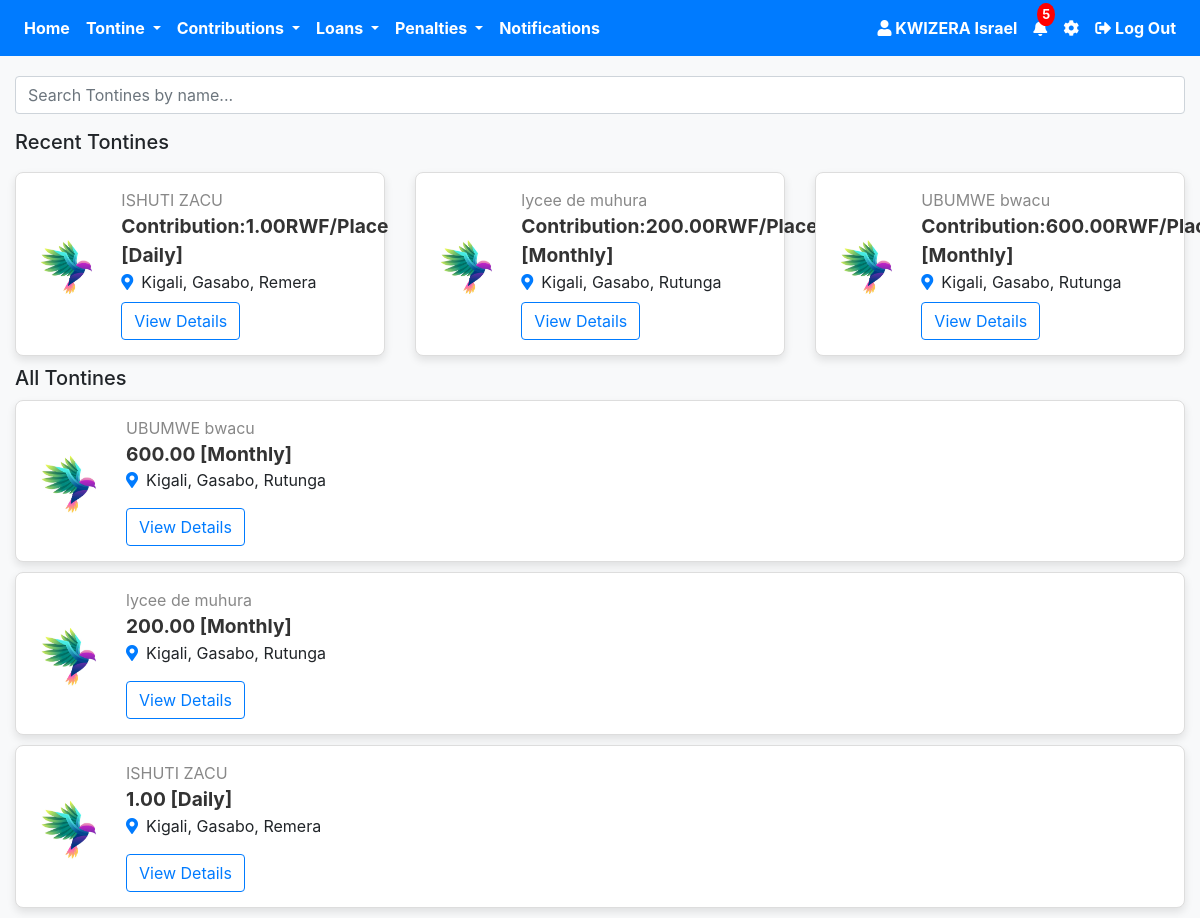
Page /user_profile.php (signed in) on the earlier database version.
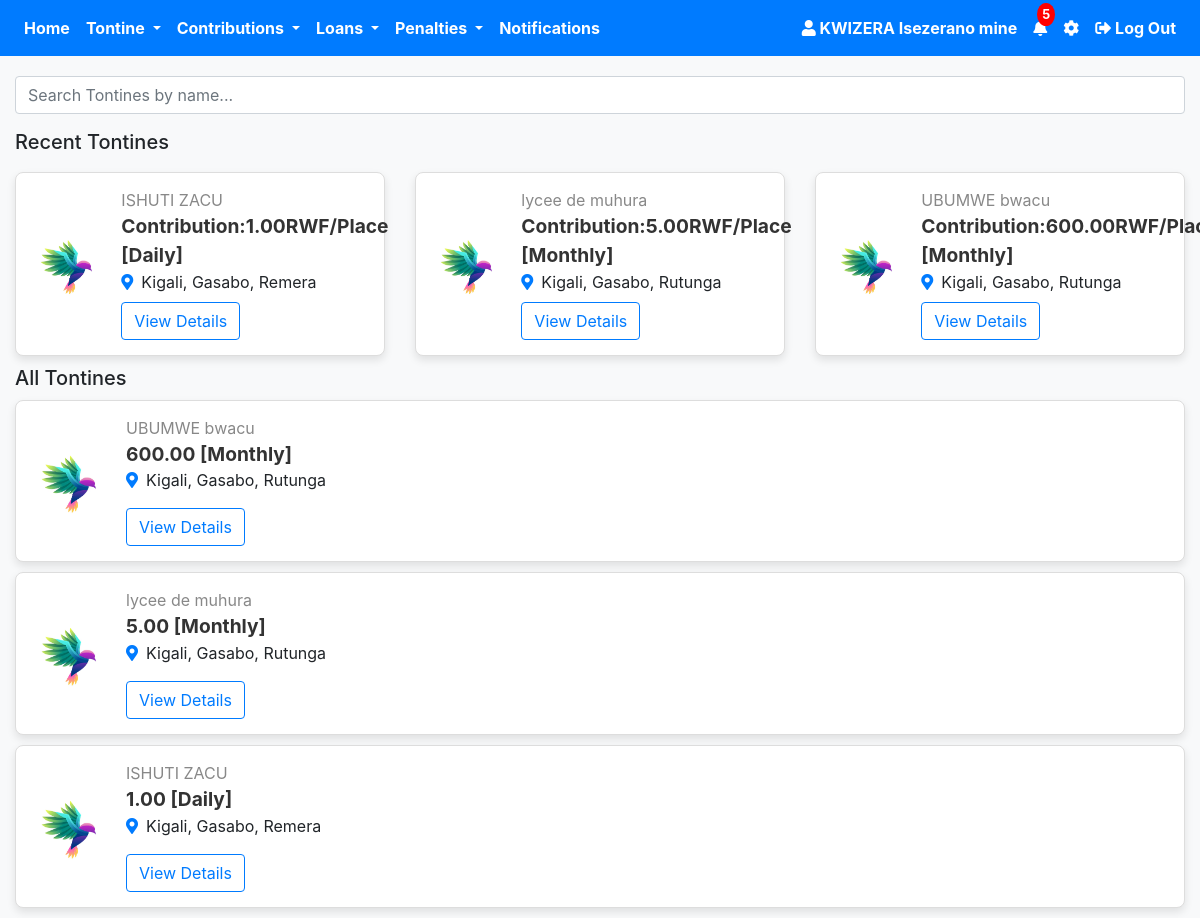
Same page on the later database version.
### tables this page shows
CREATE TABLE `users` (
  `id` int(11) NOT NULL,
  `firstname` varchar(50) NOT NULL,
  `lastname` varchar(50) NOT NULL,
  `phone_number` varchar(15) NOT NULL,
  `idno` varchar(50) NOT NULL,
  `idnotype` varchar(50) NOT NULL,
  `idno_picture` varchar(255) NOT NULL,
  `behalf_name` varchar(30) NOT NULL,
  `behalf_phone_number` varchar(30) NOT NULL,
  `password` varchar(255) NOT NULL,
  `image` varchar(255) NOT NULL,
  `otp` int(11) DEFAULT 0,
  `verified` tinyint(4) NOT NULL DEFAULT 0,
  `otp_used` tinyint(1) NOT NULL DEFAULT 0,
  `otp_login` int(11) NOT NULL DEFAULT 0,
  `otp_forgot` int(11) NOT NULL,
  `otp_behalf` int(11) NOT NULL,
  `otp_behalf_used` tinyint(1) NOT NULL,
  `terms` tinyint(1) DEFAULT 0,
  `created_at` timestamp NOT NULL DEFAULT current_timestamp(),
  `updated_at` timestamp NOT NULL DEFAULT current_timestamp() ON UPDATE current_timestamp()
);

CREATE TABLE `tontine` (
  `id` int(11) NOT NULL,
  `tontine_name` varchar(255) NOT NULL,
  `logo` varchar(255) DEFAULT NULL,
  `join_date` date NOT NULL,
  `province` varchar(100) NOT NULL,
  `district` varchar(100) NOT NULL,
  `sector` varchar(100) NOT NULL,
  `total_contributions` decimal(10,2) NOT NULL,
  `occurrence` enum('Daily','Weekly','Monthly') NOT NULL,
  `time` time DEFAULT NULL,
  `day` enum('Monday','Tuesday','Wednesday','Thursday','Friday','Saturday','Sunday') DEFAULT NULL,
  `date` date DEFAULT NULL,
  `created_at` timestamp NOT NULL DEFAULT current_timestamp(),
  `user_id` int(11) DEFAULT NULL,
  `role` varchar(30) NOT NULL,
  `purpose` varchar(255) NOT NULL,
  `rules` varchar(255) NOT NULL,
  `status` enum('Not Justified','Justification Request sent','Justified','Rejected') DEFAULT 'Not Justified'
);

### user_profile.php (the view, shortened to what this page needs)
<?php
require 'config.php';
$user_id = $_SESSION['user_id'];
$stmt = $pdo->prepare("SELECT firstname, lastname, phone_number, image FROM users WHERE id = :id");
$stmt->bindParam(':id', $user_id);
$stmt->execute();
$user = $stmt->fetch(PDO::FETCH_ASSOC);
$user_name = htmlspecialchars($user['firstname'] . ' ' . $user['lastname']);
$total_notifications = 5;
?>
<!DOCTYPE html>
<html lang="en">
<head>
    <link rel="stylesheet" href="https://stackpath.bootstrapcdn.com/bootstrap/4.5.2/css/bootstrap.min.css">
    <link rel="stylesheet" href="https://cdnjs.cloudflare.com/ajax/libs/font-awesome/5.15.4/css/all.min.css">
</head>
<body>
    <nav class="navbar navbar-expand-lg navbar-dark bg-primary">
        <div class="collapse navbar-collapse" id="navbarNav">
            <ul class="navbar-nav mr-auto">
                <li class="nav-item">
                    <a class="nav-link font-weight-bold text-white" href="user_profile.php">Home</a>
                </li>
                <li class="nav-item dropdown">
                    <a class="nav-link dropdown-toggle font-weight-bold text-white" href="#" id="paymentsDropdown" role="button" data-toggle="dropdown" aria-haspopup="true" aria-expanded="false">
                        Tontine
                    </a>
                </li>
                <li class="nav-item dropdown">
                    <a class="nav-link dropdown-toggle font-weight-bold text-white" href="#" id="contributionsDropdown" role="button" data-toggle="dropdown" aria-haspopup="true" aria-expanded="false">
                        Contributions
                    </a>
                </li>
                <li class="nav-item dropdown">
                    <a class="nav-link dropdown-toggle font-weight-bold text-white" href="#" id="loansDropdown" role="button" data-toggle="dropdown" aria-haspopup="true" aria-expanded="false">
                        Loans
                    </a>
                </li>
                <li class="nav-item dropdown">
                    <a class="nav-link dropdown-toggle font-weight-bold text-white" href="#" id="penaltiesDropdown" role="button" data-toggle="dropdown" aria-haspopup="true" aria-expanded="false">
                        Penalties
                    </a>
                </li>
                <li class="nav-item">
                    <a class="nav-link font-weight-bold text-white" href="#">Notifications</a>
                </li>
            </ul>
            <ul class="navbar-nav ml-auto">
                <li class="nav-item">
                    <a class="nav-link font-weight-bold text-white" href="#">
                        <i class="fas fa-user"></i>
                        <?php echo htmlspecialchars($user_name); ?>
                    </a>
                </li>
                <li class="nav-item">
                    <a class="nav-link position-relative font-weight-bold text-white" href="#">
                        <i class="fas fa-bell"></i>
                        <span class="notification-badge"><?php echo $total_notifications; ?></span>
                    </a>
                </li>
                <li class="nav-item">
                    <a class="nav-link font-weight-bold text-white" href="setting.php">
                        <i class="fas fa-cog"></i>
                    </a>
                </li>
                <li class="nav-item">
                    <a class="nav-link font-weight-bold text-white" href="#" onclick="confirmLogout()">
                        <i class="fas fa-sign-out-alt"></i> Log Out
                    </a>
                </li>
            </ul>
        </div>
    </nav>
<div class="container mt-1">
<div class="form-group">
    <input type="text" id="search" class="form-control" placeholder="Search Tontines by name..." onkeyup="searchTontines()">
</div>
    <h5>Recent Tontines</h5>
    <div class="row recent-tontines">
    <?php
    $recentQuery = $pdo->query("SELECT * FROM tontine ORDER BY created_at DESC LIMIT 3");
    while ($tontine = $recentQuery->fetch(PDO::FETCH_ASSOC)) {
        $logo = !empty($tontine['logo']) ? $tontine['logo'] : 'default-logo.png';
        $timeInfo = '';
        echo "
        <div class='col-md-4'>
            <div class='job-card'>
                <img src='$logo' alt='Tontine Logo' class='job-logo'>
                <div class='job-info'>
                    <span class='company-name'>{$tontine['tontine_name']}</span>
     <div class='job-title'>Contribution:{$tontine['total_contributions']}RWF/Place [{$tontine['occurrence']}]</div>
                    <div class='timer'>$timeInfo</div>
                    <div class='details'>
                        <i class='fas fa-map-marker-alt icon'></i>{$tontine['province']}, {$tontine['district']}, {$tontine['sector']}
                    </div>
                   <button class='btn btn-outline-primary mt-2' onclick='confirmJoinTontine(" . $tontine['id'] . ")'>View Details</button>
                </div>
            </div>
        </div>
        ";
    }
    ?>
</div>
    <h5>All Tontines</h5>
    <div class="job-listings">
        <?php
        $query = $pdo->query("SELECT * FROM tontine");
        while ($tontine = $query->fetch(PDO::FETCH_ASSOC)) {
            $logo = !empty($tontine['logo']) ? $tontine['logo'] : 'default-logo.png';
            $timeInfo = '';
            echo "
            <div class='job-card'>
                <img src='$logo' alt='Tontine Logo' class='job-logo'>
                <div class='job-info'>
                    <span class='company-name'>{$tontine['tontine_name']}</span>
                    <div class='job-title'>{$tontine['total_contributions']} [{$tontine['occurrence']}]</div>
                    <div class='details'>
                        <i class='fas fa-map-marker-alt icon'></i>{$tontine['province']}, {$tontine['district']}, {$tontine['sector']}
                    </div>
                    <div class='timer mt-2'>
                        $timeInfo
                    </div>
                  <button class='btn btn-outline-primary mt-2' onclick='confirmJoinTontine(" . $tontine['id'] . ")'>View Details</button>
                </div>
            </div>";
        }
        ?>
    </div>
</div>
</body>
</html>

### user_profile.php (style rules this page uses)
.container { max-width: 1000%; }
.job-card { width: 100%; max-width: 1000%; border: 1px solid #ddd; border-radius: 8px; margin: 10px auto; padding: 15px; box-shadow: 0 4px 8px rgba(0, 0, 0, 0.1); background-color: #fff; transition: transform 0.3s ease; display: flex; align-items: center; }
.job-logo { width: 80px; height: 80px; border-radius: 8px; object-fit: cover; margin-right: 15px; }
.job-info { flex-grow: 1; }
.job-title { font-size: 1.2rem; font-weight: bold; color: #333; }
.company-name { font-size: 1rem; color: #888; }
.icon { color: #007bff; margin-right: 8px; }
body { background-color: #f8f9fa; }
.navbar { margin-bottom: 20px; }
.notification-badge { position: absolute; top: -5px; right: -0px; background-color: red; color: white; border-radius: 50%; padding: 2px 5px; font-size: 0.80rem; }

Differences in the rows shown:
changed users: user_name "KWIZERA Israel" → "KWIZERA Isezerano mine"
changed tontine "lycee de muhura": total_contributions "200.00" → "5.00"
